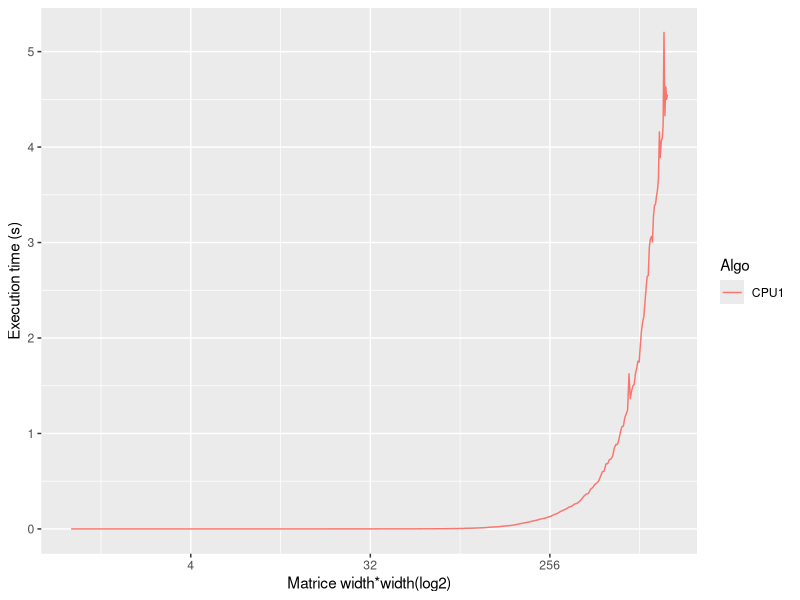
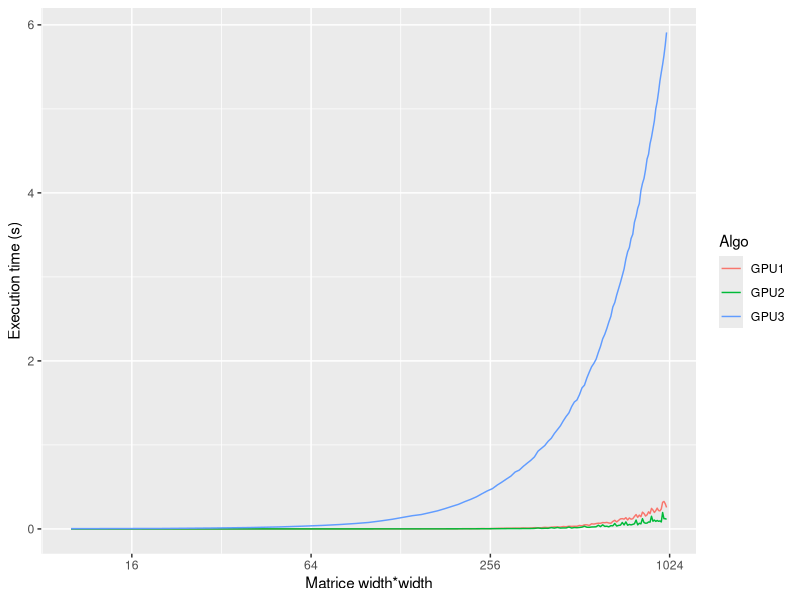

Write the R code that produced these figures, in order.
## ---- chunk 1
library(ggplot2)
library(plyr)
library(grid)
library(methods)
library(scales)
# csv file separated by ',' decimal signe is '.'
dataCPU<-data.frame(read.csv2(file="Resultat_CPU.csv",sep=',',dec='.'))
dataGPU<-data.frame(read.csv2(file="Resultat_GPU.csv",sep=',',dec='.'))
# How is organized data
str(dataCPU)
str(dataGPU)
## ---- chunk 2
# ddply => summarize the results, compute mean, sd and se
# mean is computed by grouping lines with same value for the columns given in
# argument
# see http://www.cookbook-r.com/Graphs/Plotting_means_and_error_bars_(ggplot2)/
statCPU<-ddply(dataCPU,c("Algo", "TailleMat"),summarise,meanTC=mean(TempsCalc))
statGPU<-ddply(dataGPU,c("Algo", "TailleMat"),summarise,meanTC=mean(TempsCalc))
# Here we have two parameters monitor that appears on x
# and Log that is used for color and groupping
#log50_trans = function() trans_new("log50",function(x) log(x,50), function(x) 50^x)
p <- ggplot(statCPU,aes(x=TailleMat, y=meanTC, colour=Algo, shape=Algo))
q <- ggplot(statGPU,aes(x=TailleMat, y=meanTC, colour=Algo, shape=Algo))
p <- p + scale_x_continuous(trans=log2_trans())
q <- q + scale_x_continuous(trans=log2_trans())
#p <- p + coord_trans(y="log10")
# Plot as bar (histograms
#p <- p + geom_point(size=0.25)
p <- p + geom_line(size=0.5)
q <- q + geom_line(size=0.5)
#p <- p + geom_smooth(size=0.25)
#q <- q + geom_smooth(size=0.25)
#p  <-  p + geom_bar(stat="identity", position="dodge")
#p <- p + facet_grid(. ~ Algo)
#p  <-  p + geom_errorbar(aes(ymin=mean-se, ymax=mean+se),position="dodge")
# Color gradiant:
#p <- p + scale_fill_gradient2(low="#FFFFCC", high="#F03B20",mid="#FEB24C",midpoint=0.5,name="Logging\ninterval (s)")
# Rename the axes
p <- p + xlab("Matrice width*width(log2)")
p <- p + ylab("Execution time (s)")
q <- q + xlab("Matrice width*width")
q <- q + ylab("Execution time (s)")
# Force y to start at 0
p <- p + expand_limits(x=10,y=0)
q <- q + expand_limits(x=10,y=0)
# Theme customisation, commented out, play with it at your wish
# p <- p + theme_bw()
# p <-  p + theme(panel.grid.minor = element_line(colour = "black", linetype="dashed", size = 0.1),
#         panel.grid.major = element_line(colour = "black", size = 0.1),
#         legend.position="bottom", legend.key.size = unit(.5, "cm"))
#p <- p+ theme(legend.position="none")
show(p)
show(q)
# Save the plot as a pdf file
#ggsave(plot = p,file = "MultMatrice_param.pdf")

## ---- chunk 3
# Clean R environment
remove(p)
remove(stat)
remove(data)
